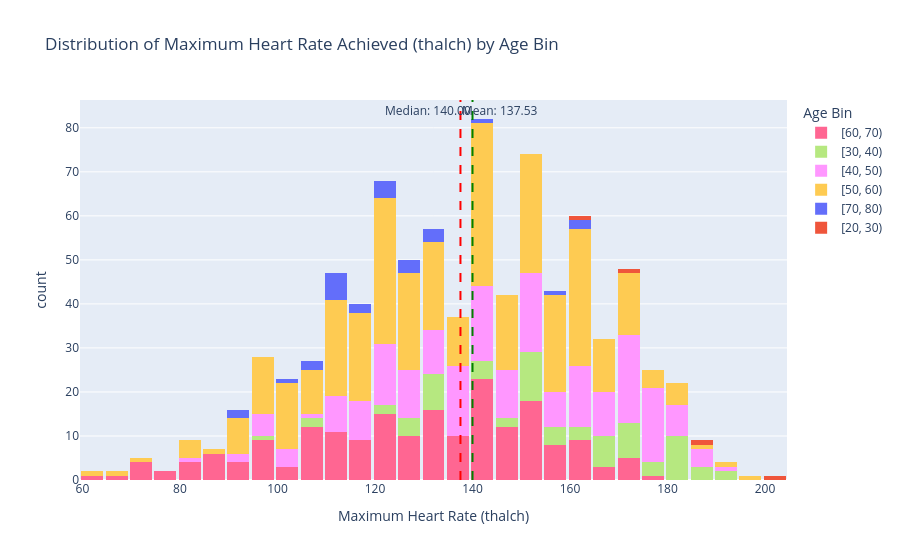

The code cell stored with this chart in its notebook:
### Markdown cell above
# thalach: Maximum heart rate acheived

### Code cell
# Calculate mean and median for thalch, ignoring missing values
thalch_clean = df['thalch'].dropna()
thalch_mean = thalch_clean.mean()
thalch_median = thalch_clean.median()

# Create a stacked histogram of 'thalch' colored by 'age_bin'
fig = px.histogram(
    df,
    x='thalch',
    color='age_bin',
    title='Distribution of Maximum Heart Rate Achieved (thalch) by Age Bin',
    labels={'thalch': 'Maximum Heart Rate (thalch)', 'count': 'Frequency', 'age_bin': 'Age Bin'},
    category_orders={'age_bin': sorted(df['age_bin'].dropna().unique().astype(str))}
)

# Add vertical line for the mean
fig.add_vline(
    x=thalch_mean,
    line_dash="dash",
    line_color="red",
    annotation_text=f"Mean: {thalch_mean:.2f}",
    annotation_position="top right"
)

# Add vertical line for the median
fig.add_vline(
    x=thalch_median,
    line_dash="dash",
    line_color="green",
    annotation_text=f"Median: {thalch_median:.2f}",
    annotation_position="top left"
)

fig.update_layout(bargap=0.1, barmode='stack')
fig.show()

### Figure 1 — Plotly figure (JSON) as saved in the notebook; plotly's stock layout.template omitted (floating-point values rounded to 4 significant figures; data arrays with more than 128 entries replaced by an {"elided": "..."} marker saying what was removed)
{"data": [{"bingroup": "x", "hovertemplate": "Age Bin=[60, 70)<br>Maximum Heart Rate (thalch)=%{x}<br>count=%{y}<extra></extra>", "legendgroup": "[60, 70)", "marker": {"color": "#FF6692", "pattern": {"shape": ""}}, "name": "[60, 70)", "orientation": "v", "showlegend": true, "type": "histogram", "x": {"elided": "222 float values"}, "xaxis": "x", "yaxis": "y"}, {"bingroup": "x", "hovertemplate": "Age Bin=[30, 40)<br>Maximum Heart Rate (thalch)=%{x}<br>count=%{y}<extra></extra>", "legendgroup": "[30, 40)", "marker": {"color": "#B6E880", "pattern": {"shape": ""}}, "name": "[30, 40)", "orientation": "v", "showlegend": true, "type": "histogram", "x": [187.0, 182.0, 174.0, 140.0, 182.0, 130.0, 156.0, 170.0, 182.0, 179.0, 192.0, 152.0, 174.0, 173.0, 170.0, 150.0, 165.0, 184.0, 155.0, 185.0, 190.0, 168.0, 150.0, 185.0, 150.0, 180.0, 168.0, 180.0, 184.0, 178.0, 172.0, 130.0, 142.0, 184.0, 98.0, 150.0, 168.0, 158.0, 129.0, 150.0, 130.0, 180.0, 146.0, 160.0, 145.0, 120.0, 106.0, 170.0, 160.0, 132.0, 140.0, 153.0, 150.0, 180.0, 140.0, 160.0, 130.0, 166.0, 170.0, 134.0, 130.0, 150.0, 150.0, 127.0, 130.0, 125.0, 166.0, 156.0, 179.0, 128.0, 150.0, 120.0, NaN, 105.0, 165.0], "xaxis": "x", "yaxis": "y"}, {"bingroup": "x", "hovertemplate": "Age Bin=[40, 50)<br>Maximum Heart Rate (thalch)=%{x}<br>count=%{y}<extra></extra>", "legendgroup": "[40, 50)", "marker": {"color": "#FF97FF", "pattern": {"shape": ""}}, "name": "[40, 50)", "orientation": "v", "showlegend": true, "type": "histogram", "x": {"elided": "212 float values"}, "xaxis": "x", "yaxis": "y"}, {"bingroup": "x", "hovertemplate": "Age Bin=[50, 60)<br>Maximum Heart Rate (thalch)=%{x}<br>count=%{y}<extra></extra>", "legendgroup": "[50, 60)", "marker": {"color": "#FECB52", "pattern": {"shape": ""}}, "name": "[50, 60)", "orientation": "v", "showlegend": true, "type": "histogram", "x": {"elided": "374 float values"}, "xaxis": "x", "yaxis": "y"}, {"bingroup": "x", "hovertemplate": "Age Bin=[70, 80)<br>Maximum Heart Rate (thalch)=%{x}<br>count=%{y}<extra></extra>", "legendgroup": "[70, 80)", "marker": {"color": "#636efa", "pattern": {"shape": ""}}, "name": "[70, 80)", "orientation": "v", "showlegend": true, "type": "histogram", "x": [162.0, 130.0, 125.0, 109.0, 162.0, 112.0, 121.0, 116.0, 143.0, 125.0, 92.0, 157.0, 114.0, 121.0, 123.0, NaN, 110.0, 102.0, 108.0, 112.0, NaN, 130.0, 120.0, 129.0, NaN, NaN, 112.0, 115.0, 130.0, 94.0, 112.0], "xaxis": "x", "yaxis": "y"}, {"bingroup": "x", "hovertemplate": "Age Bin=[20, 30)<br>Maximum Heart Rate (thalch)=%{x}<br>count=%{y}<extra></extra>", "legendgroup": "[20, 30)", "marker": {"color": "#EF553B", "pattern": {"shape": ""}}, "name": "[20, 30)", "orientation": "v", "showlegend": true, "type": "histogram", "x": [202.0, 185.0, 160.0, 170.0], "xaxis": "x", "yaxis": "y"}], "layout": {"annotations": [{"showarrow": false, "text": "Mean: 137.53", "x": 137.5, "xanchor": "left", "xref": "x", "y": 1, "yanchor": "top", "yref": "y domain"}, {"showarrow": false, "text": "Median: 140.00", "x": 140, "xanchor": "right", "xref": "x", "y": 1, "yanchor": "top", "yref": "y domain"}], "bargap": 0.1, "barmode": "stack", "legend": {"title": {"text": "Age Bin"}, "tracegroupgap": 0}, "shapes": [{"line": {"color": "red", "dash": "dash"}, "type": "line", "x0": 137.5, "x1": 137.5, "xref": "x", "y0": 0, "y1": 1, "yref": "y domain"}, {"line": {"color": "green", "dash": "dash"}, "type": "line", "x0": 140, "x1": 140, "xref": "x", "y0": 0, "y1": 1, "yref": "y domain"}], "title": {"text": "Distribution of Maximum Heart Rate Achieved (thalch) by Age Bin"}, "xaxis": {"anchor": "y", "domain": [0, 1], "title": {"text": "Maximum Heart Rate (thalch)"}}, "yaxis": {"anchor": "x", "domain": [0, 1], "title": {"text": "count"}}}}
